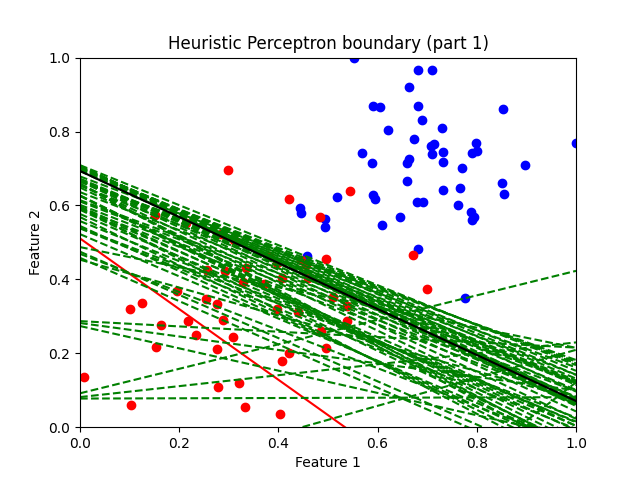

The Python source for this figure:
# Adam Ullmann
# 011215244

import numpy as np
import matplotlib.pyplot as plt
import pandas as pd

# load data
data = pd.read_csv('data.csv', header=None)
X = data.iloc[:, :-1].values
y = data.iloc[:, -1].values

learning_rate = 0.1  	# play
iterations = 65  	# play

#weights = np.random.rand(2)
#bias = np.random.rand()
weights = np.random.rand(2) * 2 - 1 
bias = np.random.uniform(-1, 1)
plt.scatter(X[y == 0][:, 0], X[y == 0][:, 1], color='blue')
plt.scatter(X[y == 1][:, 0], X[y == 1][:, 1], color='red')
plt.xlabel('Feature 1')
plt.ylabel('Feature 2')
plt.xlim(0, 1)
plt.ylim(0, 1)
def plot_boundary(weights, bias, color, linestyle='-'):
    x_values = np.array([0, 1])
    y_values = -(weights[0] * x_values + bias) / weights[1]
    plt.plot(x_values, y_values, color=color, linestyle=linestyle)
plot_boundary(weights, bias, color='red')
for i in range(iterations):
    for xi, target in zip(X, y):
        activation = np.dot(weights, xi) + bias
        if activation >= 0:
            prediction = 1 
        else: 
            prediction = 0
        if prediction != target:
            if prediction == 0 and target == 1:
                bias += learning_rate
                weights += learning_rate * xi
            elif prediction == 1 and target == 0:
                bias -= learning_rate
                weights -= learning_rate * xi
    plot_boundary(weights, bias, color='green', linestyle='dashed')
plot_boundary(weights, bias, color='black', linestyle='solid')
plt.title('Heuristic Perceptron boundary (part 1)')
plt.savefig('part1.png')
#plt.show()
